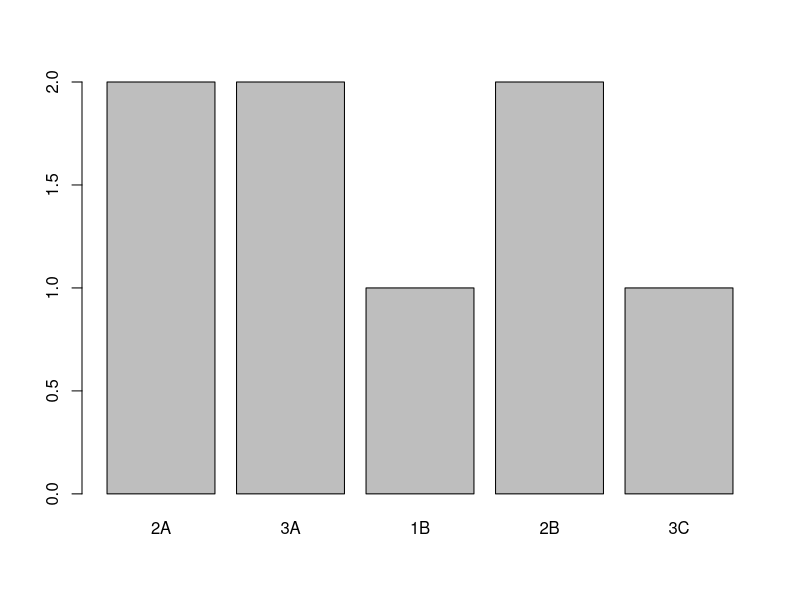
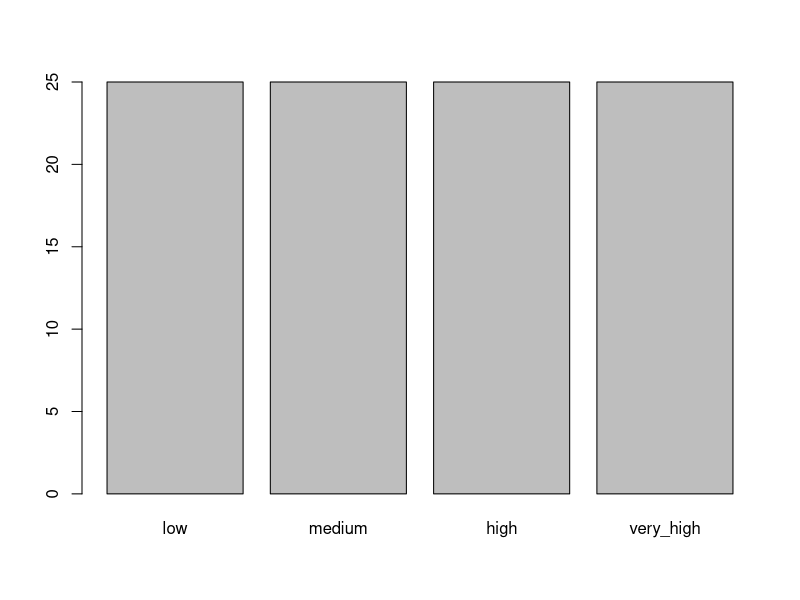
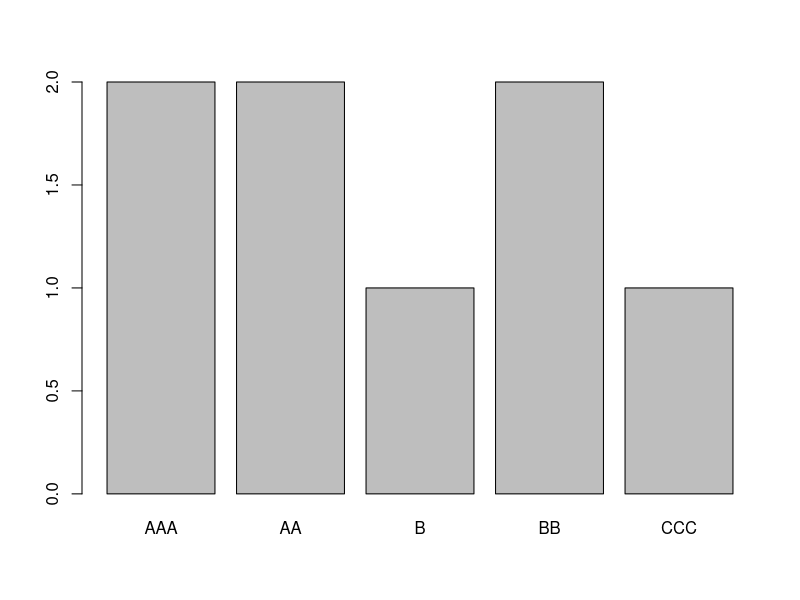
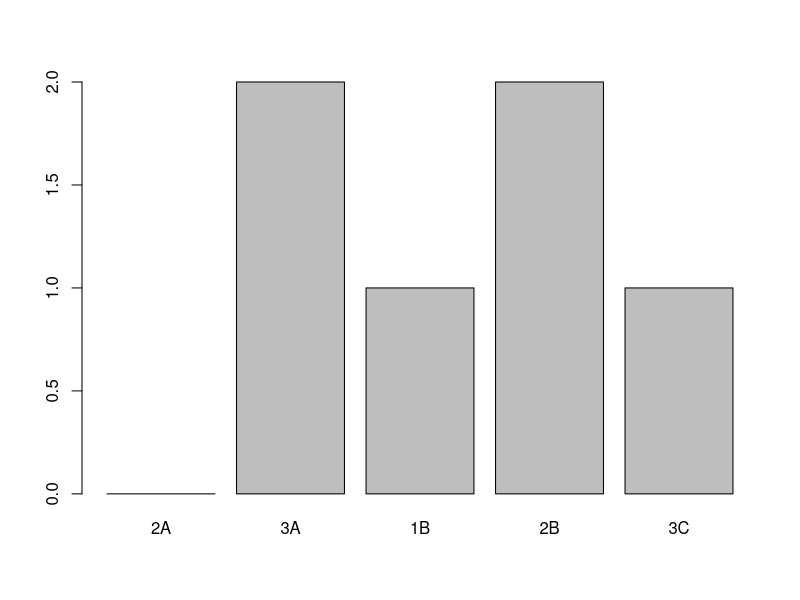
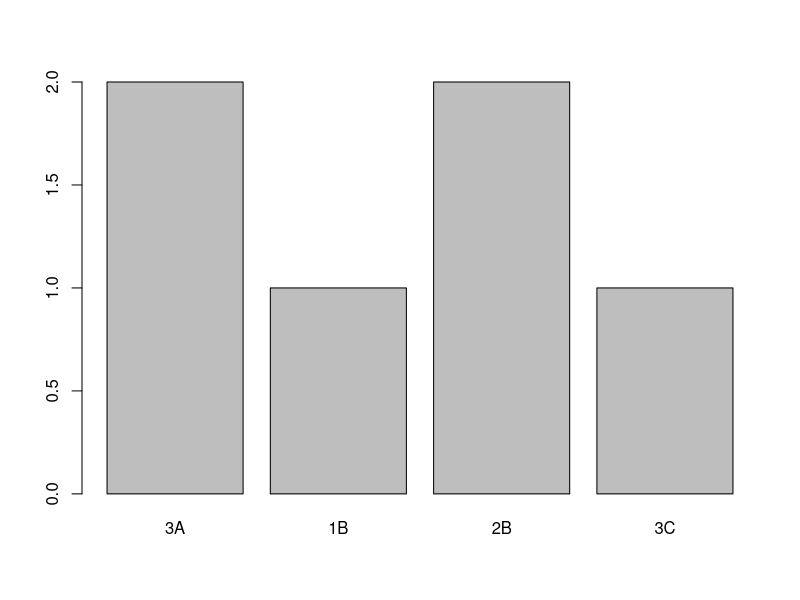

The R source for these figures, in order:
## ---- chunk 1
# Vector to transform
credit_rating <- c("BB", "AAA", "AA", "CCC", "AA", "AAA", "B", "BB")

# Factor constructor
credit_factor <- factor(credit_rating)
credit_factor

# Call str() on credit_rating
str(credit_rating)

# Call str() on credit_factor
str(credit_factor)
## ---- chunk 2
# Print levels
levels(credit_factor)

# Rename levels
levels(credit_factor) <- c("2A", "3A", "1B", "2B", "3C")
levels(credit_factor)
## ---- chunk 3
plot(credit_factor)
## ---- chunk 4
# Ranking
AAA_ranks <- seq(1, 100)

# Factor & groups
AAA_factor <- cut(AAA_ranks, breaks = c(0,25,50,75,100))

# Rename levels
levels(AAA_factor) <- c("low", "medium", "high", "very_high")

plot(AAA_factor)
## ---- chunk 5
# Vector
credit_rating

# Ordered
credit_factor_ordered <- factor(credit_rating, ordered = TRUE, levels = c("AAA", "AA", "B", "BB", "CCC"))

credit_factor_ordered

plot(credit_factor_ordered)
## ---- chunk 6
# Subsetting
credit_factor[1:3]
credit_factor[2]

# Remove items, without drop
keep_level <- credit_factor[c(-3,-5)]
plot(keep_level)

# Remove items, with drop = remove levels
drop_level <- credit_factor[c(-3,-5), drop=TRUE]
plot(drop_level)
